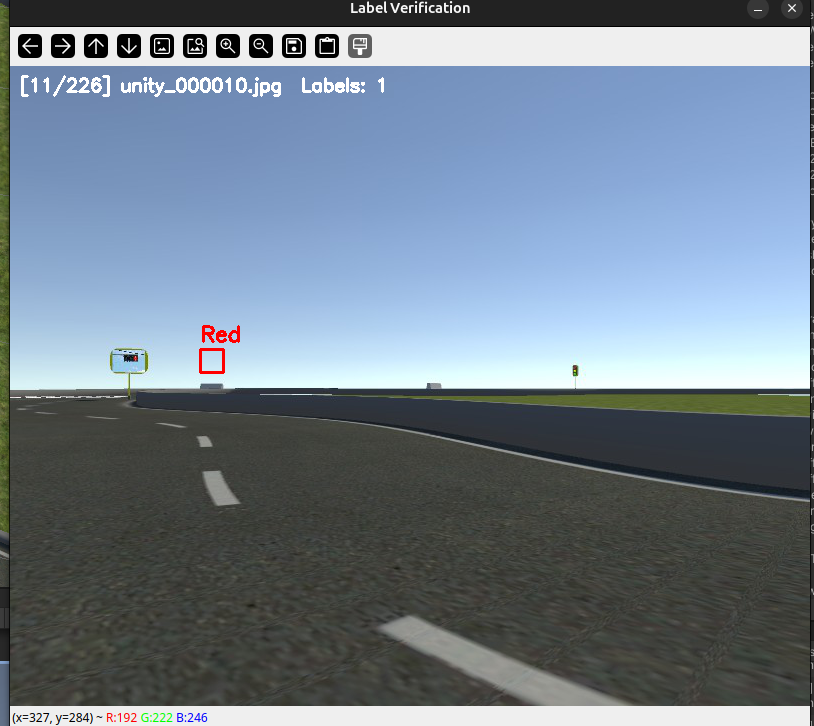
#> input picture image copy.png, 814 x 726 px
$ python -i generate_masks.py   (imports and definitions only)
#> lines starting #> are read from the running program, lines starting #| are printed output that depends on the picture; after the words box and inside, x2 and y2 are one past the last pixel; in counts of white or black regions, pixels touching at a corner belong together
import cv2
import numpy as np
import os
import argparse
import pandas as pd
from tqdm import tqdm

def process_image(image_path):
    """
    Apply lane detection logic to generate a mask.
    Matches the logic in lane_detector.py
    """
#> called with image_path = '../image copy.png'
    if not os.path.exists(image_path):
        print(f"Warning: Image not found {image_path}")
        return None

    # Load image
    img = cv2.imread(image_path)
#> img is the input picture: shape (726, 814, 3); mean B, G, R 140.7, 127.3, 113.6
    if img is None:
        return None

    height, width = img.shape[:2]
#> height = 726; width = 814

    # 1. ROI Crop (Top 60% removal - matching lane_detector.py)
    # Note: Training data usually keeps full size, but for UNet we might want to train on ROI or full.
    # If we train on full, the model learns to ignore the sky.
    # However, to match the "Teacher", let's process the full image but zero out the top.session_20260203_012834

    roi_top = int(height * 0.6)
#> roi_top = 435

    # Convert to Gray
    gray = cv2.cvtColor(img, cv2.COLOR_BGR2GRAY)
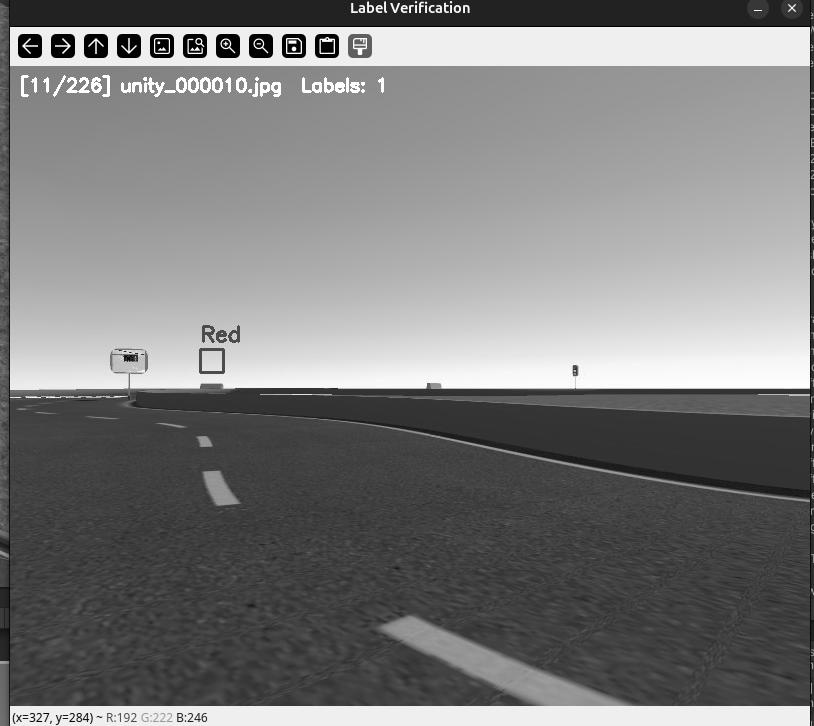
#> gray: shape (726, 814); min 0, max 255, mean 124.7

    # ============================================================
    # Gaussian Blur (가우시안 블러)
    # ============================================================
    # 파라미터: (커널 크기, 커널 크기), 시그마
    #
    # 커널 크기 (5, 5):
    #   - 작을수록 (3,3): 노이즈 제거 약함, 디테일 유지, 에지가 날카로움
    #   - 클수록 (7,7), (9,9): 노이즈 제거 강함, 에지가 부드러워짐 (뭉개짐)
    #   - 홀수만 사용 가능 (3, 5, 7, 9...)
    #
    # 시그마 (0):
    #   - 0이면 커널 크기에서 자동 계산
    #   - 값이 클수록 더 많이 블러됨
    # ============================================================
    blur = cv2.GaussianBlur(gray, (5, 5), 0)

    # ============================================================
    # Canny Edge Detection (캐니 에지 검출)
    # ============================================================
    # 파라미터: (낮은 임계값, 높은 임계값)
    #
    # 낮은 임계값 (50):
    #   - 작을수록 (30): 약한 에지도 검출 → 노이즈 증가, 더 많은 선 검출
    #   - 클수록 (70, 100): 강한 에지만 검출 → 깔끔하지만 일부 에지 누락
    #
    # 높은 임계값 (150):
    #   - 작을수록 (100): 더 많은 에지 검출
    #   - 클수록 (200, 250): 매우 강한 에지만 검출, 선이 끊어질 수 있음
    #
    # 권장 비율: 높은 임계값 = 낮은 임계값 × 2~3
    # 예시:
    #   - (30, 90): 많은 에지 검출 (노이즈 포함 가능)
    #   - (50, 150): 균형잡힌 기본값 (현재 사용)
    #   - (100, 200): 강한 에지만 검출 (깔끔하지만 누락 가능)
    # ============================================================
    edges = cv2.Canny(blur, 50, 150)
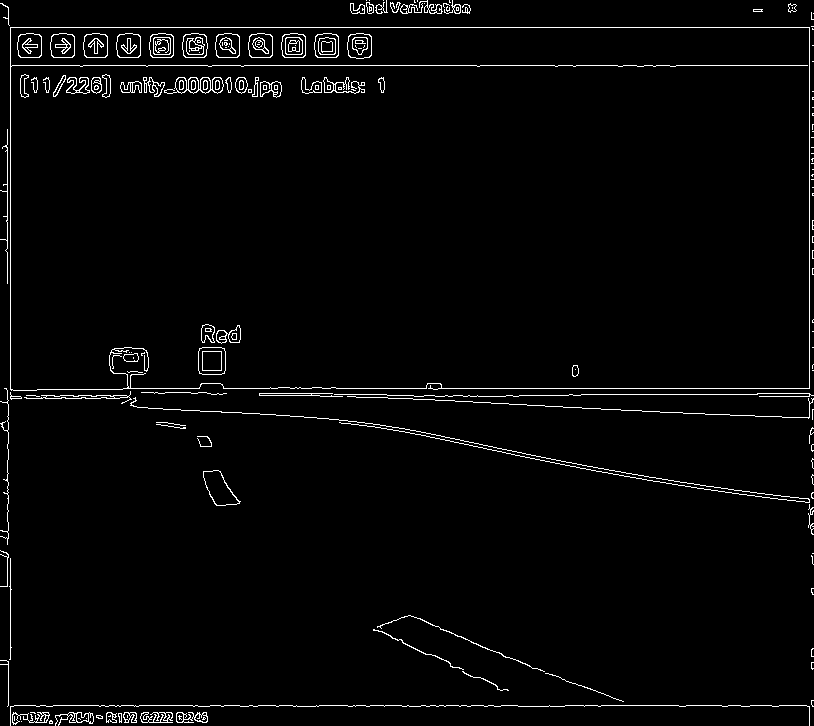
#> edges: shape (726, 814); 2.4% white in thin lines or dots

    # Manual ROI Masking (Zero out top part)
    mask = np.zeros_like(edges)
    mask[roi_top:, :] = 255
    masked_edges = cv2.bitwise_and(edges, mask)
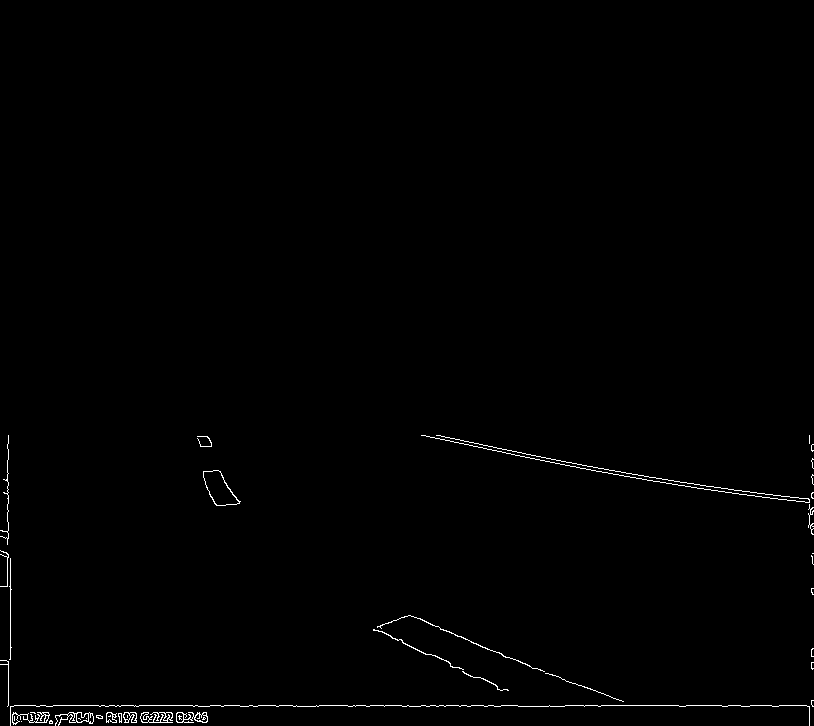
#> masked_edges: shape (726, 814); 0.62% white in thin lines or dots, all inside (x1, y1, x2, y2) = (0, 435, 814, 726)

    # ============================================================
    # Dilation (팽창)
    # ============================================================
    # 파라미터: 커널 크기, iterations
    #   - 커널이 클수록, iterations가 많을수록 선이 두꺼워짐
    #   - 학습 시 더 굵은 선이 타겟으로 사용되어 학습 신호 증가
    # ============================================================
    kernel = np.ones((3,3), np.uint8)
    dilated = cv2.dilate(masked_edges, kernel, iterations=1)
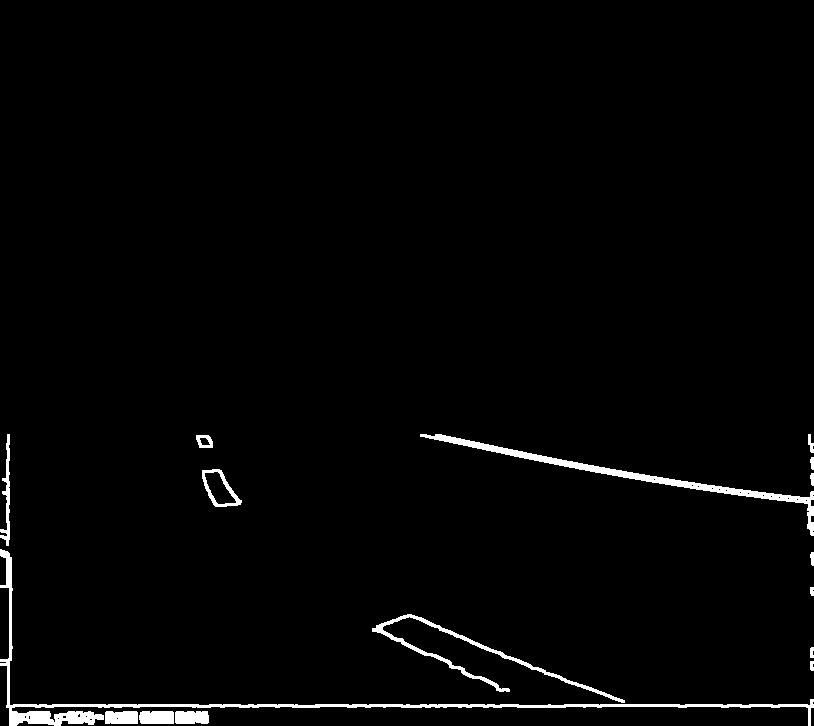
#> dilated: shape (726, 814); 1.9% white; 16 white regions, largest, box (x1, y1, x2, y2) and area: (0, 549, 814, 726) 4381, (420, 434, 814, 536) 2724, (372, 614, 625, 703) 1601

    # Optional: Fill gaps if needed, but dilation is usually enough for "semantic segmentation" targets

    return dilated

# [60 lines left out: function main, not called in this run]

# [2 lines not run here, left out]

>>> result = process_image('../image copy.png')

$ run again, on image.png
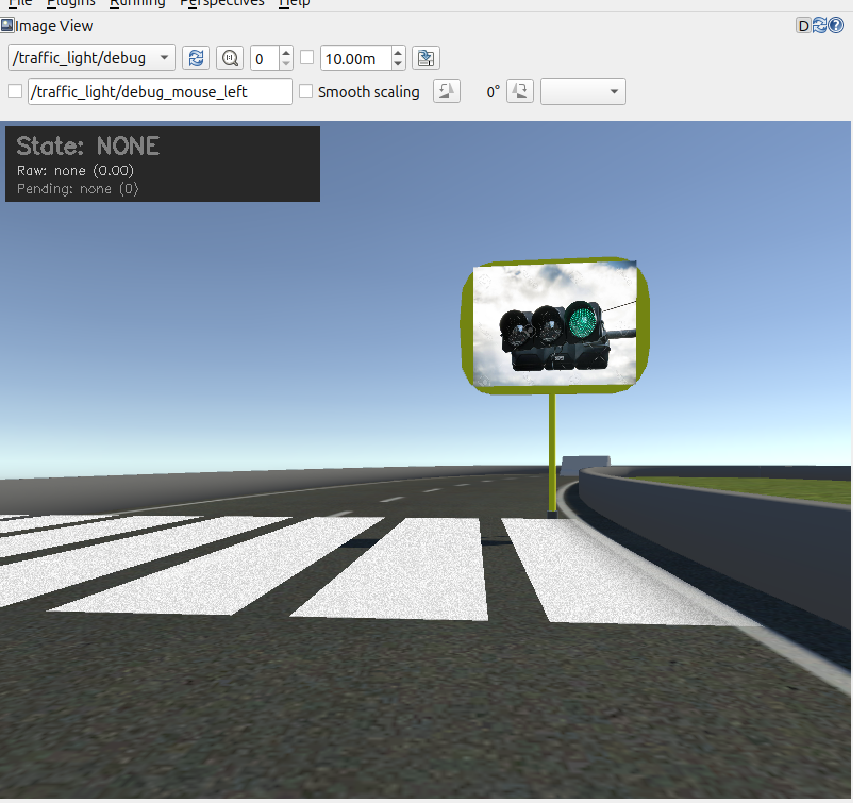
#> input picture image.png, 853 x 803 px
#> in process_image, img is the input picture: shape (803, 853, 3); mean B, G, R 157.1, 147.2, 135.8
#> in process_image, `edges = cv2.Canny(blur, 50, 150)`:
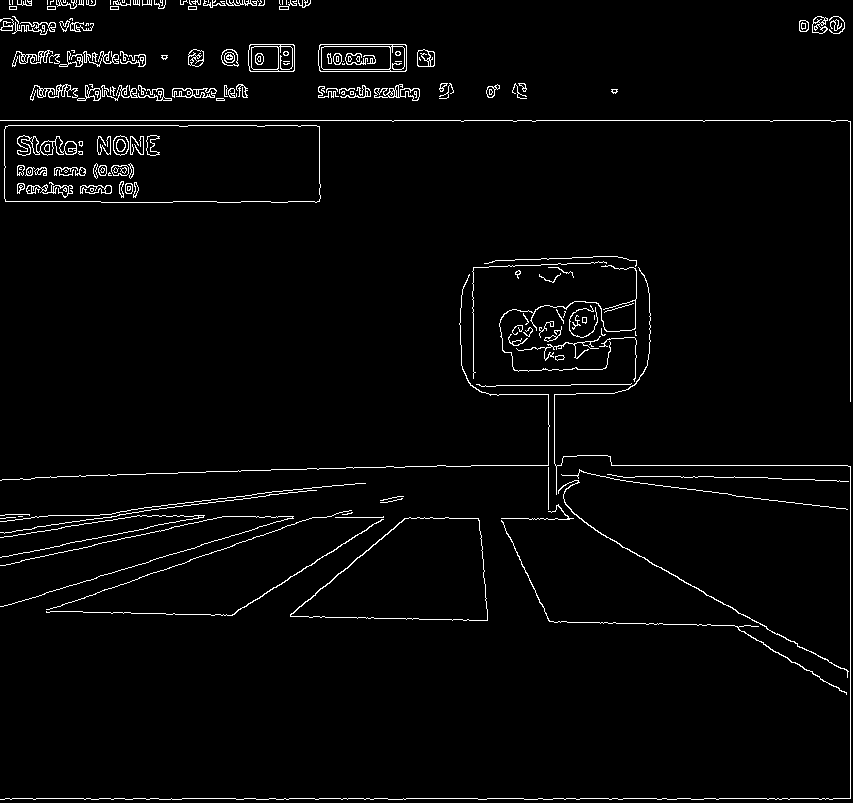
#> edges: shape (803, 853); 2.7% white in thin lines or dots
#> masked_edges: shape (803, 853); 0.84% white in thin lines or dots, all inside (x1, y1, x2, y2) = (0, 481, 851, 800)
#> in process_image, `dilated = cv2.dilate(masked_edges, kernel, iterations=1)`:
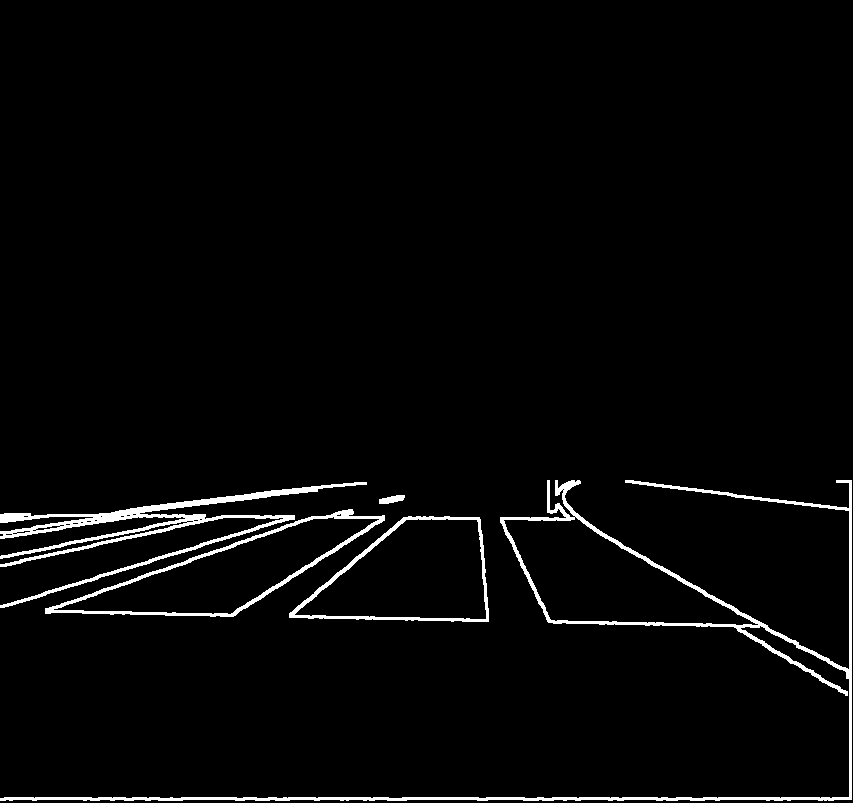
#> dilated: shape (803, 853); 2.7% white; 5 white regions, box (x1, y1, x2, y2) and area: (0, 480, 852, 801) 8126, (0, 482, 367, 608) 5714, (45, 509, 385, 617) 2651, (289, 516, 489, 622) 1843, (379, 495, 405, 504) 156

$ run again, on test.png
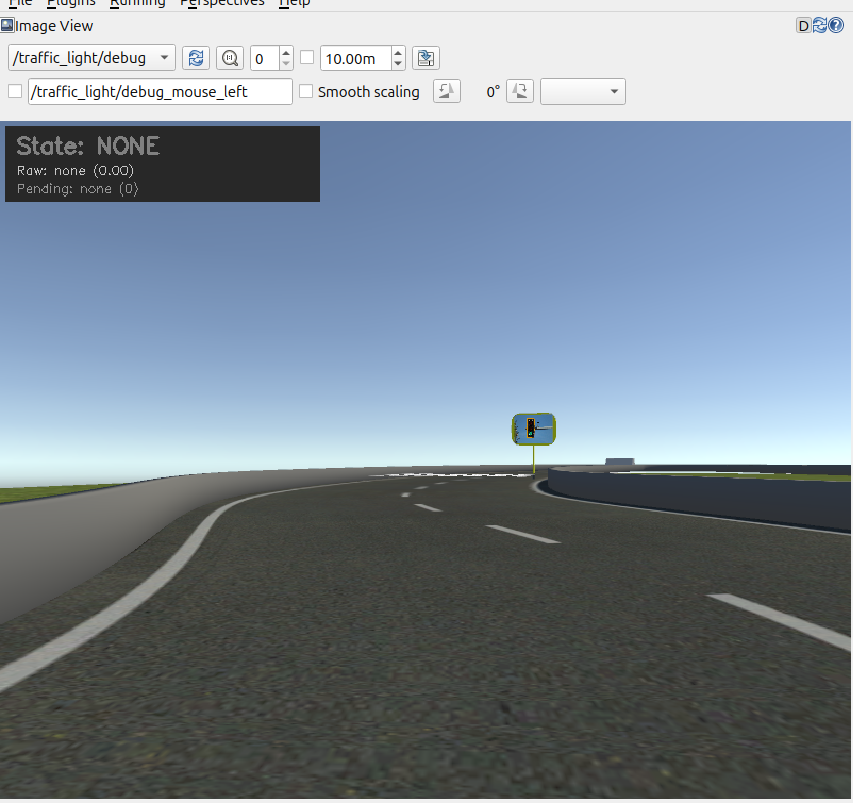
#> input picture test.png, 853 x 803 px
#> in process_image, img is the input picture: shape (803, 853, 3); mean B, G, R 146.7, 135.4, 123.5
#> in process_image, `edges = cv2.Canny(blur, 50, 150)`:
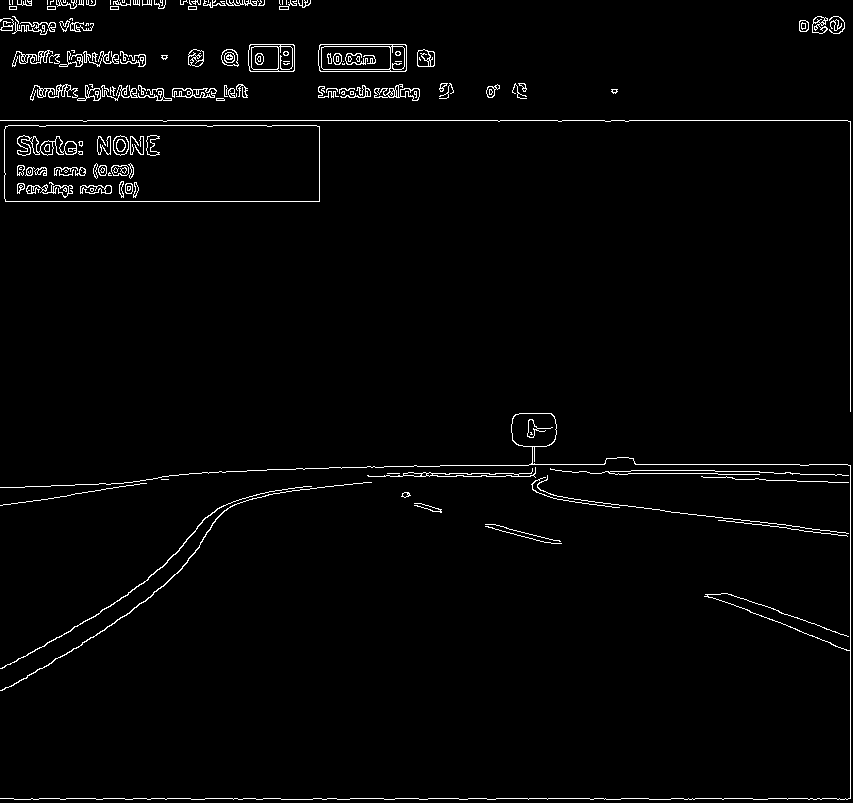
#> edges: shape (803, 853); 2.1% white in thin lines or dots
#> masked_edges: shape (803, 853); 0.53% white in thin lines or dots, all inside (x1, y1, x2, y2) = (0, 481, 851, 800)
#> in process_image, `dilated = cv2.dilate(masked_edges, kernel, iterations=1)`:
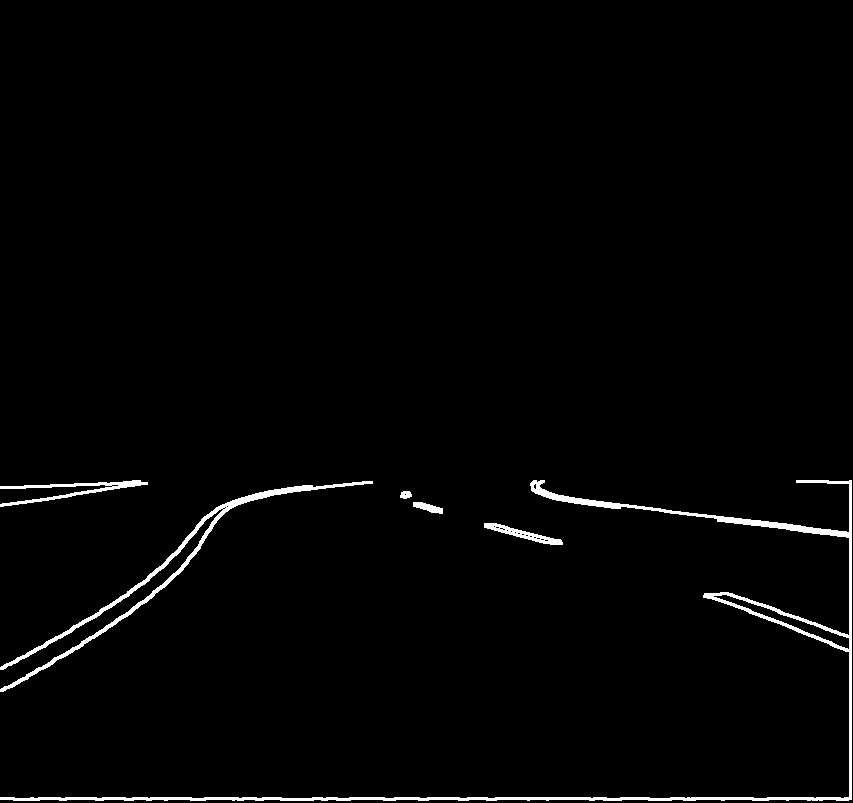
#> dilated: shape (803, 853); 1.7% white; 6 white regions, box (x1, y1, x2, y2) and area: (0, 480, 852, 801) 6650, (0, 481, 373, 692) 3127, (0, 480, 148, 507) 924, (484, 523, 563, 545) 533, (413, 502, 443, 514) 196, (400, 491, 412, 499) 75
